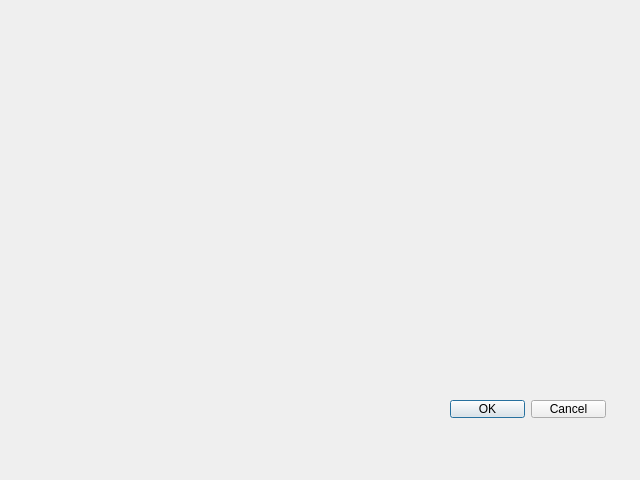
<?xml version="1.0" encoding="UTF-8"?>
<ui version="4.0">
 <class>DialogFullScreen</class>
 <widget class="QDialog" name="DialogFullScreen">
  <property name="geometry">
   <rect>
    <x>0</x>
    <y>0</y>
    <width>640</width>
    <height>480</height>
   </rect>
  </property>
  <property name="windowTitle">
   <string>Dialog</string>
  </property>
  <property name="modal">
   <bool>true</bool>
  </property>
  <widget class="QDialogButtonBox" name="buttonBox">
   <property name="geometry">
    <rect>
     <x>450</x>
     <y>400</y>
     <width>156</width>
     <height>18</height>
    </rect>
   </property>
   <property name="orientation">
    <enum>Qt::Horizontal</enum>
   </property>
   <property name="standardButtons">
    <set>QDialogButtonBox::Cancel|QDialogButtonBox::Ok</set>
   </property>
  </widget>
  <widget class="QLabel" name="label">
   <property name="geometry">
    <rect>
     <x>0</x>
     <y>0</y>
     <width>480</width>
     <height>360</height>
    </rect>
   </property>
   <property name="sizePolicy">
    <sizepolicy hsizetype="Preferred" vsizetype="Preferred">
     <horstretch>0</horstretch>
     <verstretch>0</verstretch>
    </sizepolicy>
   </property>
   <property name="text">
    <string/>
   </property>
  </widget>
 </widget>
 <resources/>
 <connections>
  <connection>
   <sender>buttonBox</sender>
   <signal>rejected()</signal>
   <receiver>DialogFullScreen</receiver>
   <slot>reject()</slot>
   <hints>
    <hint type="sourcelabel">
     <x>316</x>
     <y>260</y>
    </hint>
    <hint type="destinationlabel">
     <x>286</x>
     <y>274</y>
    </hint>
   </hints>
  </connection>
  <connection>
   <sender>buttonBox</sender>
   <signal>accepted()</signal>
   <receiver>DialogFullScreen</receiver>
   <slot>accept()</slot>
   <hints>
    <hint type="sourcelabel">
     <x>248</x>
     <y>254</y>
    </hint>
    <hint type="destinationlabel">
     <x>157</x>
     <y>274</y>
    </hint>
   </hints>
  </connection>
 </connections>
</ui>
